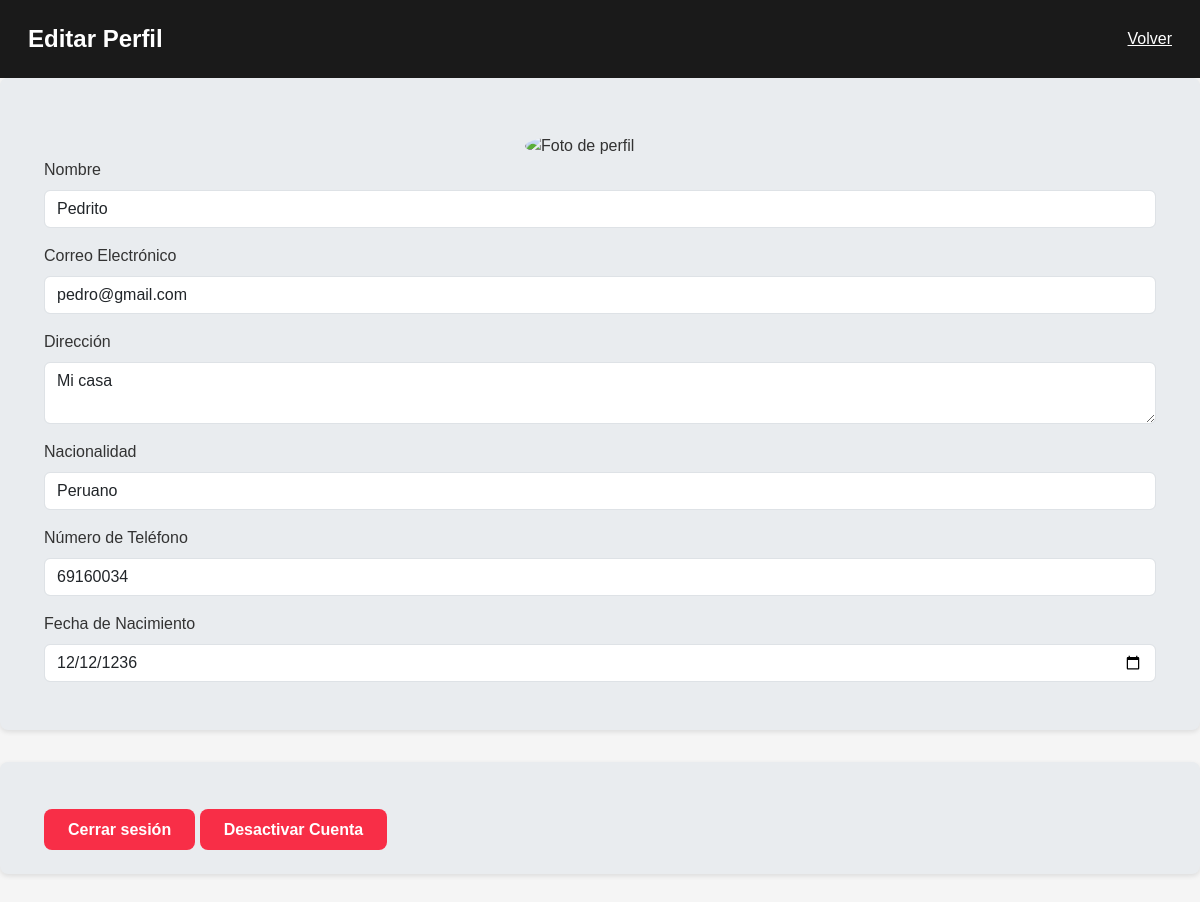
Page /editar_perfil.php (signed in) on the committed database.
### tables this page shows
CREATE TABLE `usuario` (
  `id_usuario` int(11) NOT NULL,
  `nombre` varchar(100) NOT NULL,
  `email` varchar(100) NOT NULL,
  `password` varchar(255) NOT NULL,
  `genero` enum('M','F','O') NOT NULL,
  `direccion` text DEFAULT NULL,
  `nacionalidad` varchar(100) DEFAULT NULL,
  `num_telefono` varchar(15) DEFAULT NULL,
  `fecha_nacimiento` date DEFAULT NULL,
  `perfil` varchar(255) NOT NULL,
  `estado` enum('activo','inactivo','suspendido') NOT NULL,
  `rol_id` int(11) DEFAULT NULL,
  `fecha_registro` timestamp NOT NULL DEFAULT current_timestamp()
);

### editar_perfil.php (the view, shortened to what this page needs)
<?php
require 'conexion.php';
function obtenerUsuario($conexion, $idUsuario) {
    $query = "SELECT * FROM usuario WHERE id_usuario = ?";
    $stmt = $conexion->prepare($query);
    $stmt->bind_param("i", $idUsuario);
    $stmt->execute();
    $resultado = $stmt->get_result();
    return $resultado->fetch_assoc();
}
$usuario = obtenerUsuario($conexion, $_SESSION['id_usuario']);
?>
<!DOCTYPE html>
<html lang="es">
<head>
    <link href="https://cdn.jsdelivr.net/npm/bootstrap@5.3.3/dist/css/bootstrap.min.css" rel="stylesheet">
    <link href="styles.css?v=<?= time(); ?>" rel="stylesheet">
</head>
<body>
<nav class="navbar navbar-expand-lg navbar-dark sticky-top">
    <div class="container-fluid">
        <a class="navbar-brand">Editar Perfil</a>
        <a class="navbar-item" href="dashboard.php" style="color: white;">Volver</a>
    </div>
</nav>
<div class="highlight-section">
<div class="container mt-4">
    <form id="form-perfil">
    <?php if (!empty($usuario['perfil'])): ?>
            <img id="foto-perfil" src="upload_perfil/<?= htmlspecialchars($usuario['perfil']); ?>"
                 alt="Foto de perfil" class="perfil mt-2" width="150" style="cursor: pointer;">
        <?php else: ?>
            <img id="foto-perfil" src="upload_perfil/default.png"
                 alt="Foto de perfil" class="perfil mt-2" width="150" style="cursor: pointer;">
        <?php endif; ?>
        <div class="mb-3">
            <label for="nombre" class="form-label">Nombre</label>
            <input type="text" class="form-control auto-save" id="nombre" name="nombre" value="<?= htmlspecialchars($usuario['nombre']); ?>" required>
        </div>
        <div class="mb-3">
            <label for="email" class="form-label">Correo Electrónico</label>
            <input type="email" class="form-control auto-save" id="email" name="email" value="<?= htmlspecialchars($usuario['email']); ?>" required>
        </div>
        <div class="mb-3">
            <label for="direccion" class="form-label">Dirección</label>
            <textarea class="form-control auto-save" id="direccion" name="direccion" required><?= htmlspecialchars($usuario['direccion']); ?></textarea>
        </div>
        <div class="mb-3">
            <label for="nacionalidad" class="form-label">Nacionalidad</label>
            <input type="text" class="form-control auto-save" id="nacionalidad" name="nacionalidad" value="<?= htmlspecialchars($usuario['nacionalidad']); ?>" required>
        </div>
        <div class="mb-3">
            <label for="num_telefono" class="form-label">Número de Teléfono</label>
            <input type="text" class="form-control auto-save" id="num_telefono" name="num_telefono" value="<?= htmlspecialchars($usuario['num_telefono']); ?>" required>
        </div>
        <div class="mb-3">
            <label for="fecha_nacimiento" class="form-label">Fecha de Nacimiento</label>
            <input type="date" class="form-control auto-save" id="fecha_nacimiento" name="fecha_nacimiento" value="<?= htmlspecialchars($usuario['fecha_nacimiento']); ?>" required>
        </div>
    </form>
</div>
</div>
<div class="highlight-section">
<div class="container mt-4">
    <a class="btn_rojo" href="logout.php">Cerrar sesión</a>
    <a class="btn_rojo" id="desactivar-cuenta" href="#">Desactivar Cuenta</a>
</div>
</div>
</body>
</html>

### styles.css (style rules this page uses)
body { background-color: #f5f5f5; color: #333; font-family: Arial, sans-serif; margin: 0; padding: 0; }
.navbar { background-color: #1a1a1a; padding: 1rem; }
.navbar-brand { font-size: 1.5rem; font-weight: bold; color: #fff; }
.navbar-nav .nav-link:hover, .navbar-item { color: #fff; }
.highlight-section { background-color: #e9ecef; padding: 2rem; border-radius: 0.5rem; margin-bottom: 2rem; box-shadow: 0 2px 5px rgba(0, 0, 0, 0.1); }
.perfil { display: block; margin: 1rem auto 0; border-radius: 50%; object-fit: cover; }
.btn_rojo { font-weight: bold; background-color: #f82e47; color: white; font-size: 16px; padding: 12px 24px; border: none; border-radius: 8px; cursor: pointer; text-align: center; text-decoration: none; transition: background-color 0.3s ease; margin-top: 20px; }

### rows in the picture
usuario: nombre "Pedrito", email "pedro@gmail.com", direccion "Mi casa", nacionalidad "Peruano", num_telefono "69160034", fecha_nacimiento "12/12/1236"
